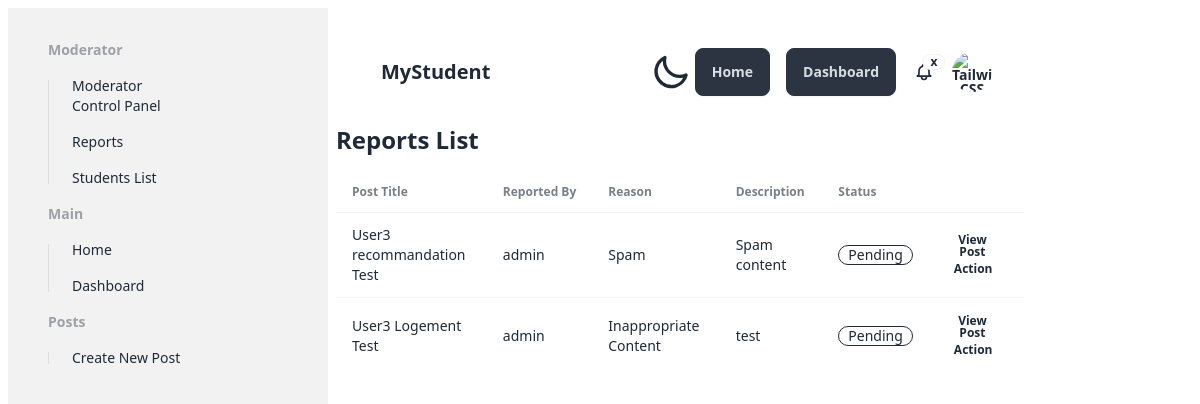
The page /modcp/reports/ (signed in) on the database its author committed.
### core/models.py (models this page shows, shortened)
class Report(models.Model):
    STATUS_CHOICES = (
        ('pending', 'Pending'),
        ('resolved', 'Resolved'),
        ('dismissed', 'Dismissed'),
    )
    REASON_CHOICES = (
        ('spam', 'Spam'),
        ('inappropriate', 'Inappropriate Content'),
        ('abuse', 'Abuse'),
        ('other', 'Other'),
    )
    post = models.ForeignKey('Post', on_delete=models.CASCADE)
    reporter = models.ForeignKey(User, on_delete=models.CASCADE)
    reason = models.CharField(max_length=20, choices=REASON_CHOICES)
    description = models.TextField(blank=True)
    status = models.CharField(max_length=20, choices=STATUS_CHOICES, default='pending')
    created_at = models.DateTimeField(default=timezone.now)
    class Meta:
        verbose_name = 'Report'
        verbose_name_plural = 'Reports'

class Post(models.Model):
    TYPE_CHOICES = (
        (0, 'Offer'),
        (1, 'Request'),
    )
    id = models.AutoField(primary_key=True)
    type = models.IntegerField(choices=TYPE_CHOICES)
    title = models.CharField(max_length=255)
    description = models.TextField()
    image = models.ImageField(blank=True, upload_to='post_images/')
    creator = models.ForeignKey(User, on_delete=models.CASCADE)
    created_at = models.DateTimeField(auto_now_add=True)

### core/decorators.py (the view)
    def _wrapped_view(request, *args, **kwargs):
        if not request.user.is_staff:
            return HttpResponseForbidden("You are not authorized to access this page.")
        return actual_decorator(request, *args, **kwargs)

### core/context_processors.py (called while the page is built)
def tailwind_version(request):
    return {'TAILWIND_VERSION': settings.TAILWIND_VERSION}

### core/views.py (called while the page is built)
@staff_required
def modcp_reports(request):
    reports = Report.objects.all()
    form = ReportStatusForm()
    return render(request, 'modcp/reports.html', {'reports': reports, 'form': form})

### core/templates/modcp/reports.html (shortened to what this page needs)
{% load static tailwind_tags %}
<!DOCTYPE html>
<html lang="en">
  <head>
    <link
      rel="stylesheet"
      href="https://cdnjs.cloudflare.com/ajax/libs/font-awesome/6.5.1/css/all.min.css"
    />
    {% tailwind_css %}
    <link rel="stylesheet" type="text/css" href="{% static 'css/main.css' %}" />
  </head>
  <body class="container">
    <div class="menu">{% include 'components/sidebar.html' %}</div>
    <div class="content">
      <div class="home_container">
        {% include 'components/navbar.html' %}
        <h1 class="text-2xl font-bold mb-4">Reports List</h1>
        <div class="overflow-x-auto">
            <table class="table">
              <thead>
                <tr>
                  <th>Post Title</th>
                  <th>Reported By</th>
                  <th>Reason</th>
                  <th>Description</th>
                  <th>Status</th>
                  <th></th>
                </tr>
              </thead>
              <tbody>
                {% for report in reports %}
                <tr>
                  <td>{{ report.post.title }}</td>
                  <td>{{ report.reporter.username }}</td>
                  <td>{{ report.get_reason_display }}</td>
                  <td>{{ report.description }}</td>
                  <td>
                    {% if report.status == 'pending' %}
                    <div class="badge badge-outline">Pending</div>
                    {% elif report.status == 'resolved' %}
                    <div class="badge badge-accent badge-outline">Resolved</div>
                    {% elif report.status == 'dismissed' %}
                    <div class="badge badge-secondary badge-outline">Dismissed</div>
                    {% endif %}
                </td>                  <th>
                    <a class="btn btn-ghost btn-xs mr-2" target="_blank" href="/post/{{ report.post.id }}/" >View Post</a>
                    <button onclick="document.getElementById('my_modal_{{report.pk}}').showModal()" class="btn btn-ghost btn-xs">Action</button>
                  </th>
                </tr>
                {% empty %}
                <tr>
                  <td colspan="7">No reported posts</td>
                </tr>
                {% endfor %}
              </tbody>
            </table>
          </div>
      </div>
  </body>
</html>

### core/static/css/main.css (style rules this page uses)
.container { display: flex; }
.menu { flex: 1; }
.content { flex: 4; }
.home_container { padding: 20px; border-radius: 10px; margin-top: 20px; }

### rows shown on the page
Report: post "User3 recommandation Test", reporter.username "admin", reason "Spam", description "Spam content", status "Pending"
Report: post "User3 Logement Test", reporter.username "admin", reason "Inappropriate Content", description "test", status "Pending"
